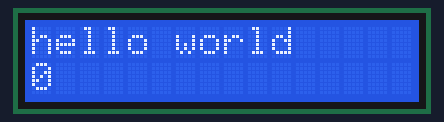
This sketch was run on a simulated Arduino Uno, built with avr-gcc and run on an emulated ATmega328P. On the bench: 16×2 character LCD.

Above: at 0.1 s.
At 4.6 s:
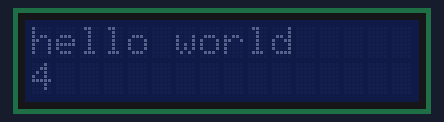
At 9.7 s:
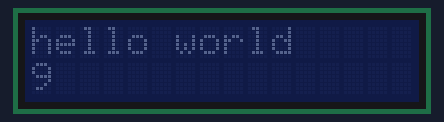
At 19.7 s:
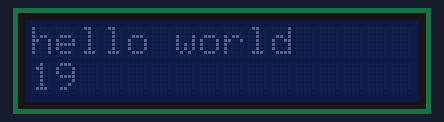
At 29.3 s:
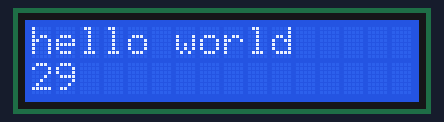
At 38.8 s:
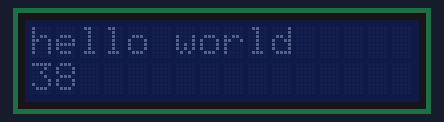

Measured:
- what the display in image 1 shows lasts 0.5 s, from 4.6 s to 5.1 s

The sketch:

lcd_ic2_05.ino
```cpp
#include <Wire.h>
#include <LiquidCrystal_I2C.h>

LiquidCrystal_I2C lcd(0x27,16,2);
int seconds = 0;

void setup()
{
  lcd.init();
  lcd.backlight();
  lcd.setCursor(0,0);
  lcd.print("hello world");
}

void loop() {
  // 2번째줄 첫번째칸 선택
  lcd.setCursor(0, 1);

  lcd.print(seconds);

  // 깜빡임
  lcd.setBacklight(1);
  delay(500); // Wait for 500 millisecond(s)
  lcd.setBacklight(0);
  delay(500); // Wait for 500 millisecond(s)

  seconds += 1;
}
```
